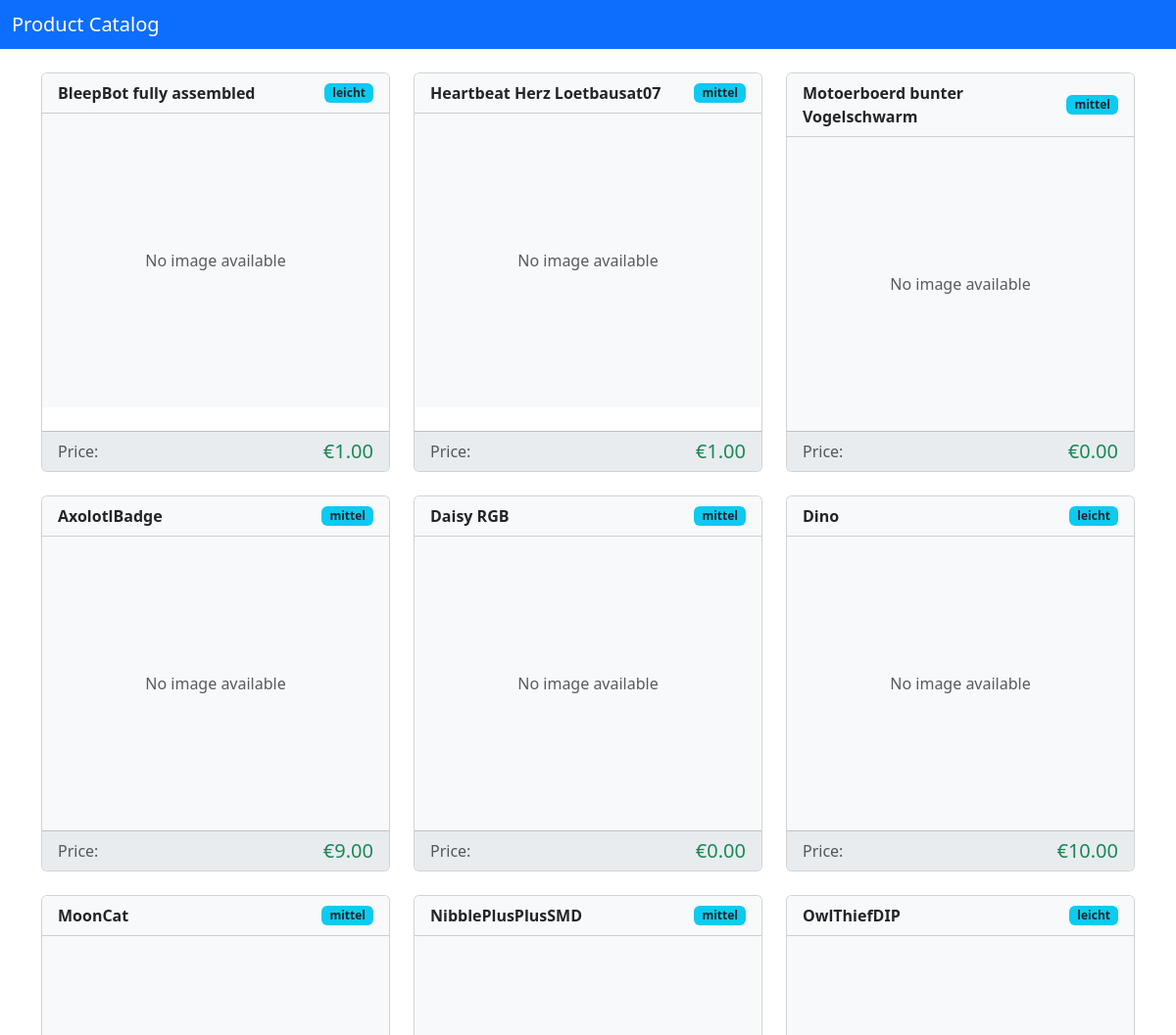
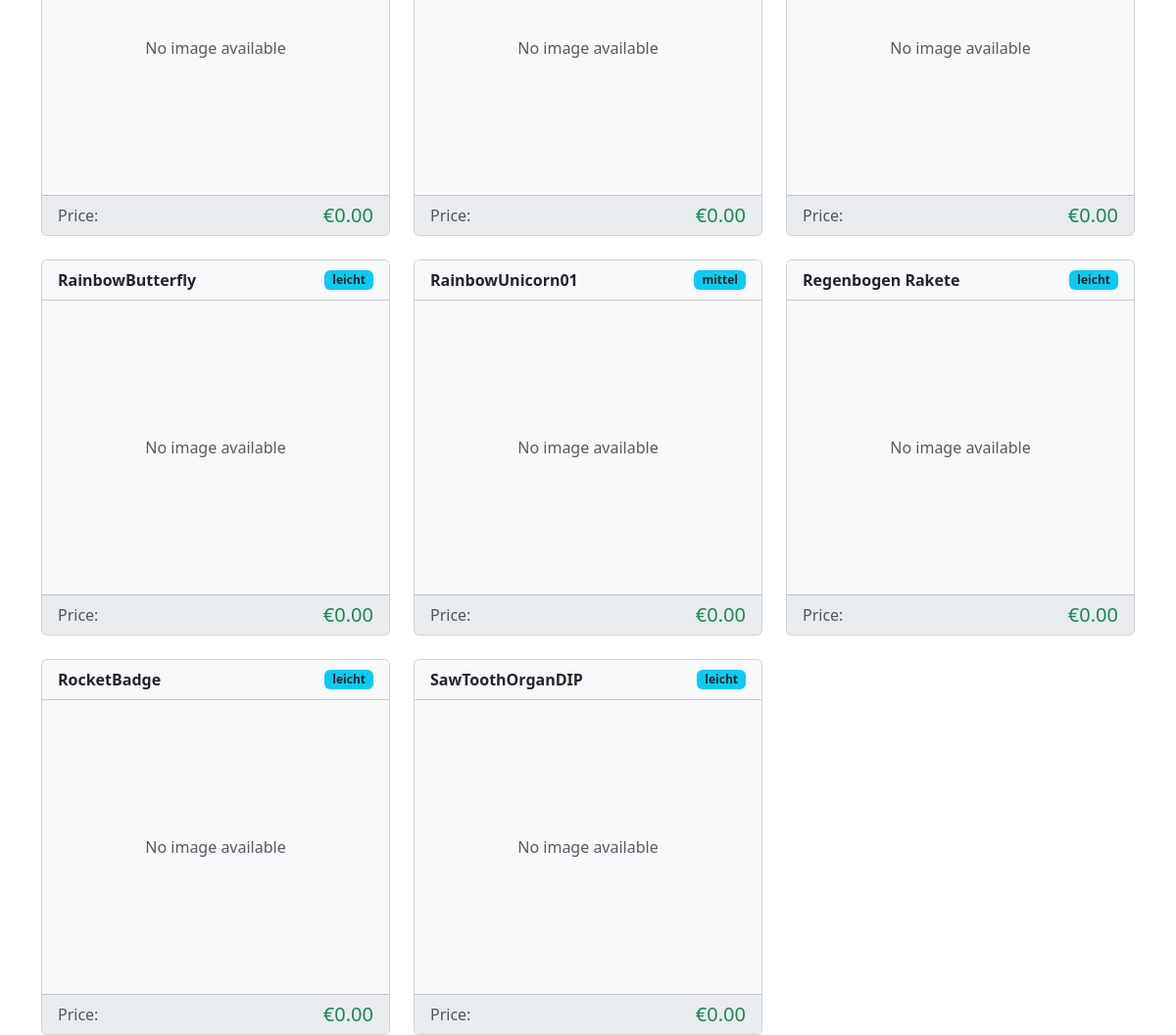
The page / on the database its author committed (2 pictures, top to bottom).
### tables this page shows
CREATE TABLE "products" (
                productId INTEGER PRIMARY KEY,
                productCategoryId INTEGER,
                name TEXT NOT NULL,
                timestamp INTEGER NOT NULL,
                purchasePrice REAL NOT NULL,
                description TEXT,
                image TEXT,
                url TEXT,
                manualUrl TEXT,
                note TEXT,
                active INTEGER NOT NULL DEFAULT 1,
                FOREIGN KEY (productCategoryId) REFERENCES productCategories(productCategoryId)
            );

CREATE TABLE tags (
    tagId INTEGER PRIMARY KEY,
    productId INTEGER NOT NULL,
    name TEXT NOT NULL,
    value TEXT,
    note TEXT,
    active INTEGER NOT NULL DEFAULT 1,
    FOREIGN KEY (productId) REFERENCES products(productId)
);

### src/app.py (the view)
@app.route('/')
def index():
    conn = get_db_connection()
    products = conn.execute('SELECT * FROM products WHERE active = 1').fetchall()
    products_with_tags = []
    for product in products:
        product_dict = dict(product)
        tags = conn.execute('''
            SELECT name, value FROM tags
            WHERE productId = ? AND active = 1
        ''', (product['productId'],)).fetchall()
        product_dict['tags'] = [dict(tag) for tag in tags]
        products_with_tags.append(product_dict)
        print(f"[DEBUG] Product: {product_dict['name']}")
        print(f"[DEBUG]   productId: {product_dict['productId']}")
        print(f"[DEBUG]   tags: {product_dict['tags']}")
    conn.close()
    return render_template('index.html', products=products_with_tags)

### src/app.py (called while the page is built)
def get_db_connection():
    db_path = PROJECT_ROOT / 'db' / 'db.sqlite'
    conn = sqlite3.connect(str(db_path))
    conn.row_factory = sqlite3.Row
    return conn

### templates/index.html (shortened to what this page needs)
<!DOCTYPE html>
<html lang="en">
<head>
    <link href="https://cdn.jsdelivr.net/npm/bootstrap@5.3.0/dist/css/bootstrap.min.css" rel="stylesheet">
    <link href="https://cdn.jsdelivr.net/npm/bootstrap-icons@1.10.0/font/bootstrap-icons.css" rel="stylesheet">
</head>
<body>
    <nav class="navbar navbar-dark bg-primary mb-4">
        <div class="container-fluid">
            <span class="navbar-brand mb-0 h1">Product Catalog</span>
        </div>
    </nav>
    <div class="container">
        <div class="row row-cols-1 row-cols-md-2 row-cols-lg-3 g-4">
            {% for product in products %}
            <div class="col">
                <div class="card product-card" onclick="openEditModal({{ product['productId'] }})">
                    <div class="card-header d-flex justify-content-between align-items-center">
                        <span>{{ product['name'] }}</span>
                        {% if 'tags' in product and product['tags']|length > 0 %}
                        <div class="d-flex gap-1">
                            {% for tag in product['tags'] %}
                            <span class="badge bg-info text-dark badge-sm">{{ tag['value'] }}</span>
                            {% endfor %}
                        </div>
                        {% endif %}
                    </div>
                    <div class="card-body p-0">
                        {% if product['imageUrl'] %}
                        <img src="{{ url_for('serve_image', filename=product['imageUrl']) }}"
                             class="product-image"
                             alt="{{ product['name'] }}">
                        {% else %}
                        <div class="product-image d-flex align-items-center justify-content-center bg-light">
                            <span class="text-muted">No image available</span>
                        </div>
                        {% endif %}
                    </div>
                    <div class="card-footer">
                        <div class="d-flex justify-content-between align-items-center">
                            <span class="text-muted">Price:</span>
                            <span class="h5 mb-0 text-success">€{{ "%.2f"|format(product['purchasePrice']) }}</span>
                        </div>
                    </div>
                </div>
            </div>
            {% endfor %}
        </div>
    </div>
</body>
</html>

### templates/index.html (style rules this page uses)
.product-card { height: 100%; transition: transform 0.2s; cursor: pointer; }
.product-image { width: 100%; height: 300px; object-fit: cover; }
.card-header { background-color: #f8f9fa; font-weight: bold; }
.card-footer { background-color: #e9ecef; }
.gap-1 { gap: 0.25rem; }
.badge-sm { font-size: 0.75rem; padding: 0.25rem 0.5rem; }

### rows shown on the page
products: name "BleepBot fully assembled", purchasePrice "1.00"
tags: value "leicht"
products: name "Heartbeat Herz Loetbausat07", purchasePrice "1.00"
tags: value "mittel"
products: name "Motoerboerd bunter Vogelschwarm", purchasePrice "0.00"
tags: value "mittel"
products: name "AxolotlBadge", purchasePrice "9.00"
tags: value "mittel"
products: name "Daisy RGB", purchasePrice "0.00"
tags: value "mittel"
products: name "Dino", purchasePrice "10.00"
tags: value "leicht"
products: name "MoonCat", purchasePrice "0.00"
tags: value "mittel"
products: name "NibblePlusPlusSMD", purchasePrice "0.00"
tags: value "mittel"
products: name "OwlThiefDIP", purchasePrice "0.00"
tags: value "leicht"
products: name "RainbowButterfly", purchasePrice "0.00"
tags: value "leicht"
products: name "RainbowUnicorn01", purchasePrice "0.00"
tags: value "mittel"
products: name "Regenbogen Rakete", purchasePrice "0.00"
tags: value "leicht"
products: name "RocketBadge", purchasePrice "0.00"
tags: value "leicht"
products: name "SawToothOrganDIP", purchasePrice "0.00"
tags: value "leicht"
